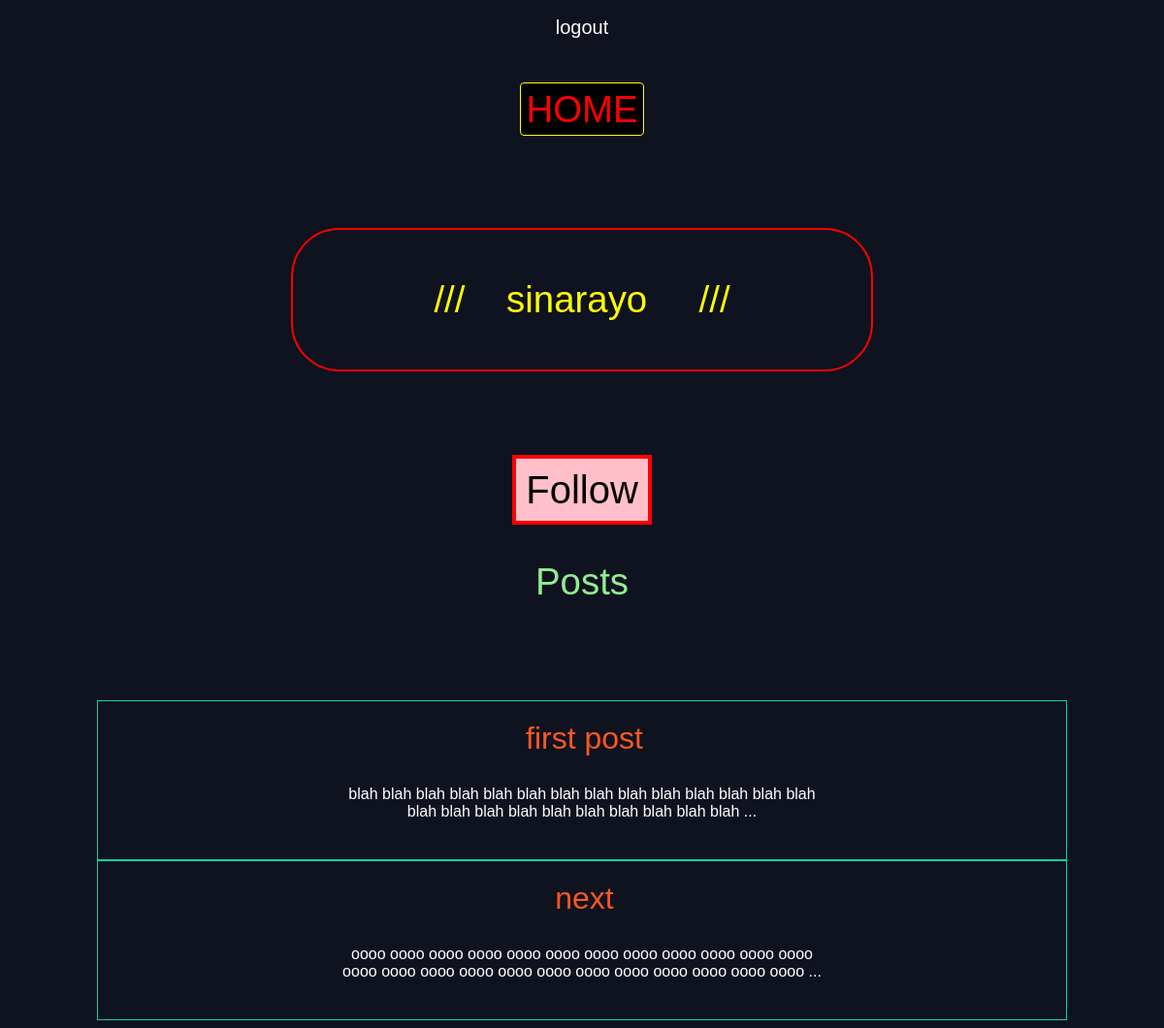
Page /users/profile/sinarayo on the committed database.
### users/models.py (models this page shows, shortened)
class Profile(models.Model):
    name = models.CharField(max_length=150)
    user_slug = models.SlugField(default=None)

### posts/models.py (models this page shows, shortened)
class Post(models.Model):
    title = models.CharField(max_length=60)
    body = models.TextField()
    author = models.ForeignKey(User, on_delete=models.CASCADE)
    auth_slug = models.SlugField(default=None)
    slug = models.SlugField()
    date = models.DateTimeField(auto_now_add=True)
    def editedbody(self):
        if len(self.body) > 120:
            return self.body[:120] + '  ...'
        else:
            return self.body

### users/views.py (the view)
# urls.py: path('profile/<slug>', views.profile, name='profile'),
def profile(request, slug):
    posts = Post.objects.all()
    form = Profile.objects.get(user_slug=slug)
    return render(request, 'profile.html', {'form': form, 'posts': posts})

### users/templates/profile.html (shortened to what this page needs)
{% extends 'base.html' %}
{% block body %}
    <h1 class="profile_name">///&nbsp;&nbsp;&nbsp; {{ form.name }} &nbsp;&nbsp;&nbsp; ///</h1>
    <a href="{% url "users:follow" slug=form.name %}" class="follow_btn">Follow</a>
    <h1>Posts</h1>
    {% for post in posts %}
        {% if post.author.username == form.name %}
    <div class="article">
    <h2 class="post_title"><a href= "{% url 'posts:post_detail' slug=post.slug %}"> {{ post.title }} </a></h2>
    <p class="editedbody"> {{ post.editedbody }} </p>
    </div>
        {% endif %}
    {% endfor %}
{% endblock %}

### assets/styles.css (style rules this page uses)
body { background-color: #0f121f; background-image: url(stars.jpg); background-repeat-y: 1; background-attachment: fixed; color: #fff; }
body * { font-family: arial; }
h1 { font-weight: normal; margin: 0; color: lightgreen; }
h2, h3, h4, h5 { font-weight: normal; margin: 0; }
a, a:hover, a:visited { color: #ff5722; text-decoration: none; }
div.wrapper h1 { text-align: center; margin-top: 50px; margin-bottom: 100px; font-size: 2.4em; }
.article { display: grid; grid-gap: 30px; }
.article { padding: 10px; border: 1px solid #00dba0; position: relative; padding-bottom: 40px; }
.article h2 { font-size: 2em; margin-top: 10px; margin-left: 5px }
.editedbody { margin: auto auto; max-width: 500px; }
.profile_name { font-size: 2em; margin: 200px; color: yellow; border: 2px solid red; border-radius: 50px; padding: 50px; }
.follow_btn, .follow_btn:visited { color: black; background-color: pink; border: 4px solid red; font-size: 40px; margin-bottom: 50px; padding: 10px; }

### rows in the picture
Profile: name "sinarayo"
Post: title "first post", editedbody "blah blah blah blah blah blah blah blah blah blah blah blah blah blah blah blah blah blah blah blah blah blah blah blah ..."
Post: title "next", editedbody "oooo oooo oooo oooo oooo oooo oooo oooo oooo oooo oooo oooo oooo oooo oooo oooo oooo oooo oooo oooo oooo oooo oooo oooo ..."
